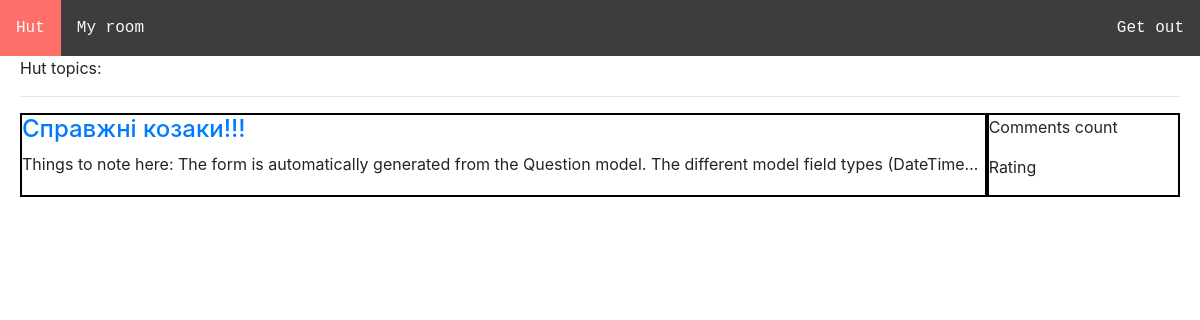
Before: / (signed in) with the older database file.
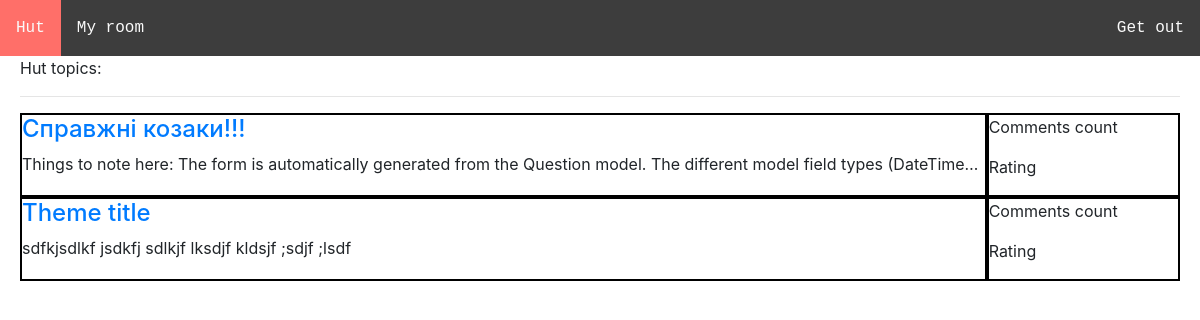
After: the same page with the newer database file.
### homepage/models.py (models this page shows, shortened)
class Topic(models.Model):
    user = models.ForeignKey(User, on_delete=models.SET_DEFAULT, default=5)
    title = models.CharField(max_length=100, unique=True)
    tags = models.ManyToManyField('Tag')
    text = models.TextField()
    rating = models.PositiveSmallIntegerField(default=0)

### homepage/views.py (the view)
# urls.py: path('', views.home, name='home'),
def home(request):
    if request.user.is_authenticated is False:
        return redirect('login:user_login')
    else:
        topic_names = Topic.objects.all()
        context = {
            'name': request.user,
            'topic_names': topic_names
            }
        return render(request, 'homepage/home.html', context)

### homepage/templates/homepage/home.html (shortened to what this page needs)
{% extends 'homepage/layout.html' %}
{% block head%}
    {% load static %}
    <link rel="stylesheet" type="text/css" href="{% static 'homepage/homepage.css' %}">
{% endblock %}
{% block content %}
    <p>Hut topics:</p>
    <hr>
    {% for topic_name in topic_names %}
        <div class="container-fluid">
            <div class="row">
            <div class="col-7 col-md-10 px-0 table-col">
                <a href="{% url 'homepage:topic' topic_name.pk %}">
                    <h4>{{ topic_name.title }}</h4>
                </a>
                <p id="descr">{{ topic_name.text }}</p>
            </div>
            <div class="col-5 col-md-2 px-0 table-col">
                <p>Comments count</p>
                <p>Rating</p>
            </div>
            </div>
        </div>
    {% endfor %}
 {% endblock %}

Changed rows visible on the page:
added Topic: title "Theme title", text "sdfkjsdlkf jsdkfj sdlkjf lksdjf kldsjf ;sdjf ;lsdf"
